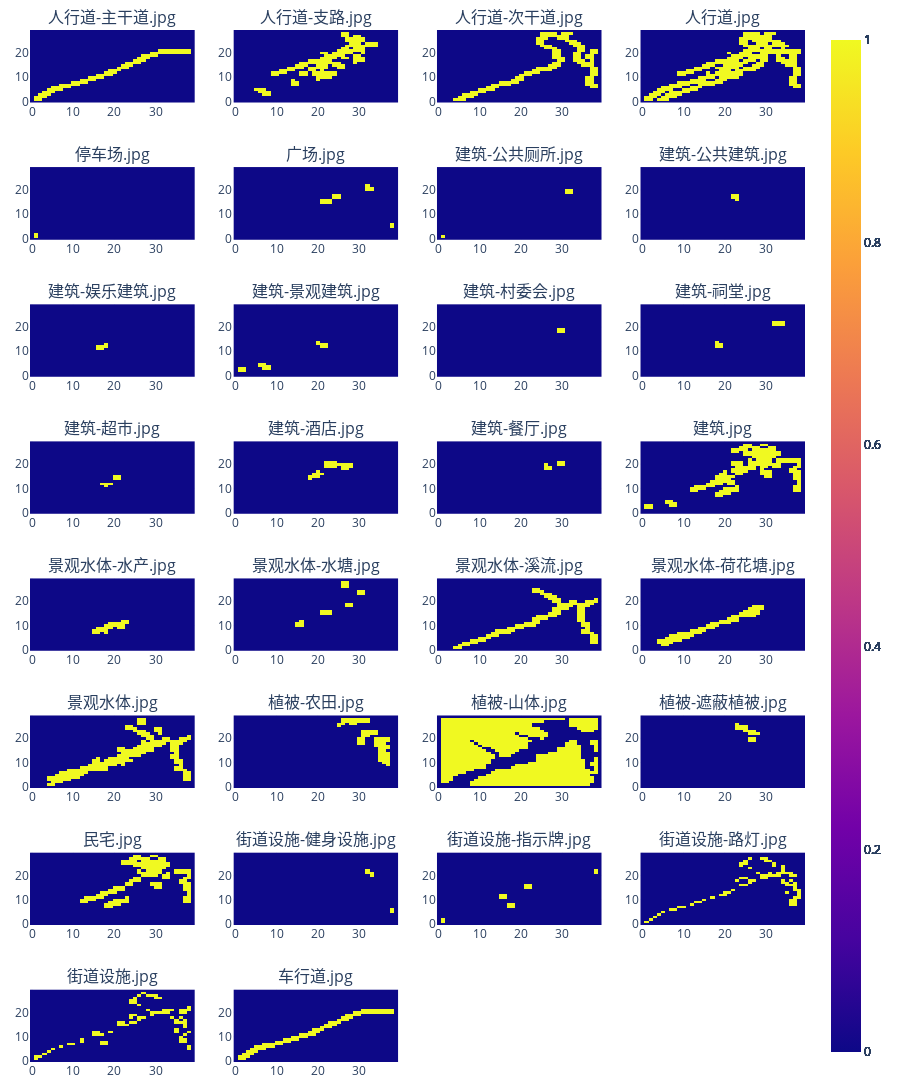

The notebook cell saved with this chart:
### Markdown cell above
### Environments and Features

### Code cell
world.ShowEnvironments()

### Figure 1 — Plotly figure (JSON) as saved in the notebook; plotly's stock layout.template omitted (floating-point values rounded to 4 significant figures; data arrays with more than 128 entries replaced by an {"elided": "..."} marker saying what was removed)
{"data": [{"type": "heatmap", "xaxis": "x", "yaxis": "y", "z": {"elided": "30x40 int values"}}, {"type": "heatmap", "xaxis": "x2", "yaxis": "y2", "z": {"elided": "30x40 int values"}}, {"type": "heatmap", "xaxis": "x3", "yaxis": "y3", "z": {"elided": "30x40 int values"}}, {"type": "heatmap", "xaxis": "x4", "yaxis": "y4", "z": {"elided": "30x40 int values"}}, {"type": "heatmap", "xaxis": "x5", "yaxis": "y5", "z": {"elided": "30x40 int values"}}, {"type": "heatmap", "xaxis": "x6", "yaxis": "y6", "z": {"elided": "30x40 int values"}}, {"type": "heatmap", "xaxis": "x7", "yaxis": "y7", "z": {"elided": "30x40 int values"}}, {"type": "heatmap", "xaxis": "x8", "yaxis": "y8", "z": {"elided": "30x40 int values"}}, {"type": "heatmap", "xaxis": "x9", "yaxis": "y9", "z": {"elided": "30x40 int values"}}, {"type": "heatmap", "xaxis": "x10", "yaxis": "y10", "z": {"elided": "30x40 int values"}}, {"type": "heatmap", "xaxis": "x11", "yaxis": "y11", "z": {"elided": "30x40 int values"}}, {"type": "heatmap", "xaxis": "x12", "yaxis": "y12", "z": {"elided": "30x40 int values"}}, {"type": "heatmap", "xaxis": "x13", "yaxis": "y13", "z": {"elided": "30x40 int values"}}, {"type": "heatmap", "xaxis": "x14", "yaxis": "y14", "z": {"elided": "30x40 int values"}}, {"type": "heatmap", "xaxis": "x15", "yaxis": "y15", "z": {"elided": "30x40 int values"}}, {"type": "heatmap", "xaxis": "x16", "yaxis": "y16", "z": {"elided": "30x40 int values"}}, {"type": "heatmap", "xaxis": "x17", "yaxis": "y17", "z": {"elided": "30x40 int values"}}, {"type": "heatmap", "xaxis": "x18", "yaxis": "y18", "z": {"elided": "30x40 int values"}}, {"type": "heatmap", "xaxis": "x19", "yaxis": "y19", "z": {"elided": "30x40 int values"}}, {"type": "heatmap", "xaxis": "x20", "yaxis": "y20", "z": {"elided": "30x40 int values"}}, {"type": "heatmap", "xaxis": "x21", "yaxis": "y21", "z": {"elided": "30x40 int values"}}, {"type": "heatmap", "xaxis": "x22", "yaxis": "y22", "z": {"elided": "30x40 int values"}}, {"type": "heatmap", "xaxis": "x23", "yaxis": "y23", "z": {"elided": "30x40 int values"}}, {"type": "heatmap", "xaxis": "x24", "yaxis": "y24", "z": {"elided": "30x40 int values"}}, {"type": "heatmap", "xaxis": "x25", "yaxis": "y25", "z": {"elided": "30x40 int values"}}, {"type": "heatmap", "xaxis": "x26", "yaxis": "y26", "z": {"elided": "30x40 int values"}}, {"type": "heatmap", "xaxis": "x27", "yaxis": "y27", "z": {"elided": "30x40 int values"}}, {"type": "heatmap", "xaxis": "x28", "yaxis": "y28", "z": {"elided": "30x40 int values"}}, {"type": "heatmap", "xaxis": "x29", "yaxis": "y29", "z": {"elided": "30x40 int values"}}, {"type": "heatmap", "xaxis": "x30", "yaxis": "y30", "z": {"elided": "30x40 int values"}}], "layout": {"annotations": [{"font": {"size": 16}, "showarrow": false, "text": "人行道-主干道.jpg", "x": 0.1062, "xanchor": "center", "xref": "paper", "y": 1, "yanchor": "bottom", "yref": "paper"}, {"font": {"size": 16}, "showarrow": false, "text": "人行道-支路.jpg", "x": 0.3688, "xanchor": "center", "xref": "paper", "y": 1, "yanchor": "bottom", "yref": "paper"}, {"font": {"size": 16}, "showarrow": false, "text": "人行道-次干道.jpg", "x": 0.6313, "xanchor": "center", "xref": "paper", "y": 1, "yanchor": "bottom", "yref": "paper"}, {"font": {"size": 16}, "showarrow": false, "text": "人行道.jpg", "x": 0.8938, "xanchor": "center", "xref": "paper", "y": 1, "yanchor": "bottom", "yref": "paper"}, {"font": {"size": 16}, "showarrow": false, "text": "停车场.jpg", "x": 0.1062, "xanchor": "center", "xref": "paper", "y": 0.8672, "yanchor": "bottom", "yref": "paper"}, {"font": {"size": 16}, "showarrow": false, "text": "广场.jpg", "x": 0.3688, "xanchor": "center", "xref": "paper", "y": 0.8672, "yanchor": "bottom", "yref": "paper"}, {"font": {"size": 16}, "showarrow": false, "text": "建筑-公共厕所.jpg", "x": 0.6313, "xanchor": "center", "xref": "paper", "y": 0.8672, "yanchor": "bottom", "yref": "paper"}, {"font": {"size": 16}, "showarrow": false, "text": "建筑-公共建筑.jpg", "x": 0.8938, "xanchor": "center", "xref": "paper", "y": 0.8672, "yanchor": "bottom", "yref": "paper"}, {"font": {"size": 16}, "showarrow": false, "text": "建筑-娱乐建筑.jpg", "x": 0.1062, "xanchor": "center", "xref": "paper", "y": 0.7344, "yanchor": "bottom", "yref": "paper"}, {"font": {"size": 16}, "showarrow": false, "text": "建筑-景观建筑.jpg", "x": 0.3688, "xanchor": "center", "xref": "paper", "y": 0.7344, "yanchor": "bottom", "yref": "paper"}, {"font": {"size": 16}, "showarrow": false, "text": "建筑-村委会.jpg", "x": 0.6313, "xanchor": "center", "xref": "paper", "y": 0.7344, "yanchor": "bottom", "yref": "paper"}, {"font": {"size": 16}, "showarrow": false, "text": "建筑-祠堂.jpg", "x": 0.8938, "xanchor": "center", "xref": "paper", "y": 0.7344, "yanchor": "bottom", "yref": "paper"}, {"font": {"size": 16}, "showarrow": false, "text": "建筑-超市.jpg", "x": 0.1062, "xanchor": "center", "xref": "paper", "y": 0.6016, "yanchor": "bottom", "yref": "paper"}, {"font": {"size": 16}, "showarrow": false, "text": "建筑-酒店.jpg", "x": 0.3688, "xanchor": "center", "xref": "paper", "y": 0.6016, "yanchor": "bottom", "yref": "paper"}, {"font": {"size": 16}, "showarrow": false, "text": "建筑-餐厅.jpg", "x": 0.6313, "xanchor": "center", "xref": "paper", "y": 0.6016, "yanchor": "bottom", "yref": "paper"}, {"font": {"size": 16}, "showarrow": false, "text": "建筑.jpg", "x": 0.8938, "xanchor": "center", "xref": "paper", "y": 0.6016, "yanchor": "bottom", "yref": "paper"}, {"font": {"size": 16}, "showarrow": false, "text": "景观水体-水产.jpg", "x": 0.1062, "xanchor": "center", "xref": "paper", "y": 0.4688, "yanchor": "bottom", "yref": "paper"}, {"font": {"size": 16}, "showarrow": false, "text": "景观水体-水塘.jpg", "x": 0.3688, "xanchor": "center", "xref": "paper", "y": 0.4688, "yanchor": "bottom", "yref": "paper"}, {"font": {"size": 16}, "showarrow": false, "text": "景观水体-溪流.jpg", "x": 0.6313, "xanchor": "center", "xref": "paper", "y": 0.4688, "yanchor": "bottom", "yref": "paper"}, {"font": {"size": 16}, "showarrow": false, "text": "景观水体-荷花塘.jpg", "x": 0.8938, "xanchor": "center", "xref": "paper", "y": 0.4688, "yanchor": "bottom", "yref": "paper"}, {"font": {"size": 16}, "showarrow": false, "text": "景观水体.jpg", "x": 0.1062, "xanchor": "center", "xref": "paper", "y": 0.3359, "yanchor": "bottom", "yref": "paper"}, {"font": {"size": 16}, "showarrow": false, "text": "植被-农田.jpg", "x": 0.3688, "xanchor": "center", "xref": "paper", "y": 0.3359, "yanchor": "bottom", "yref": "paper"}, {"font": {"size": 16}, "showarrow": false, "text": "植被-山体.jpg", "x": 0.6313, "xanchor": "center", "xref": "paper", "y": 0.3359, "yanchor": "bottom", "yref": "paper"}, {"font": {"size": 16}, "showarrow": false, "text": "植被-遮蔽植被.jpg", "x": 0.8938, "xanchor": "center", "xref": "paper", "y": 0.3359, "yanchor": "bottom", "yref": "paper"}, {"font": {"size": 16}, "showarrow": false, "text": "民宅.jpg", "x": 0.1062, "xanchor": "center", "xref": "paper", "y": 0.2031, "yanchor": "bottom", "yref": "paper"}, {"font": {"size": 16}, "showarrow": false, "text": "街道设施-健身设施.jpg", "x": 0.3688, "xanchor": "center", "xref": "paper", "y": 0.2031, "yanchor": "bottom", "yref": "paper"}, {"font": {"size": 16}, "showarrow": false, "text": "街道设施-指示牌.jpg", "x": 0.6313, "xanchor": "center", "xref": "paper", "y": 0.2031, "yanchor": "bottom", "yref": "paper"}, {"font": {"size": 16}, "showarrow": false, "text": "街道设施-路灯.jpg", "x": 0.8938, "xanchor": "center", "xref": "paper", "y": 0.2031, "yanchor": "bottom", "yref": "paper"}, {"font": {"size": 16}, "showarrow": false, "text": "街道设施.jpg", "x": 0.1062, "xanchor": "center", "xref": "paper", "y": 0.07031, "yanchor": "bottom", "yref": "paper"}, {"font": {"size": 16}, "showarrow": false, "text": "车行道.jpg", "x": 0.3688, "xanchor": "center", "xref": "paper", "y": 0.07031, "yanchor": "bottom", "yref": "paper"}], "autosize": false, "height": 1600, "margin": {"b": 30, "l": 30, "r": 30, "t": 30}, "title": {"text": ""}, "width": 900, "xaxis": {"anchor": "y", "domain": [0, 0.2125]}, "xaxis10": {"anchor": "y10", "domain": [0.2625, 0.475]}, "xaxis11": {"anchor": "y11", "domain": [0.525, 0.7375]}, "xaxis12": {"anchor": "y12", "domain": [0.7875, 1]}, "xaxis13": {"anchor": "y13", "domain": [0, 0.2125]}, "xaxis14": {"anchor": "y14", "domain": [0.2625, 0.475]}, "xaxis15": {"anchor": "y15", "domain": [0.525, 0.7375]}, "xaxis16": {"anchor": "y16", "domain": [0.7875, 1]}, "xaxis17": {"anchor": "y17", "domain": [0, 0.2125]}, "xaxis18": {"anchor": "y18", "domain": [0.2625, 0.475]}, "xaxis19": {"anchor": "y19", "domain": [0.525, 0.7375]}, "xaxis2": {"anchor": "y2", "domain": [0.2625, 0.475]}, "xaxis20": {"anchor": "y20", "domain": [0.7875, 1]}, "xaxis21": {"anchor": "y21", "domain": [0, 0.2125]}, "xaxis22": {"anchor": "y22", "domain": [0.2625, 0.475]}, "xaxis23": {"anchor": "y23", "domain": [0.525, 0.7375]}, "xaxis24": {"anchor": "y24", "domain": [0.7875, 1]}, "xaxis25": {"anchor": "y25", "domain": [0, 0.2125]}, "xaxis26": {"anchor": "y26", "domain": [0.2625, 0.475]}, "xaxis27": {"anchor": "y27", "domain": [0.525, 0.7375]}, "xaxis28": {"anchor": "y28", "domain": [0.7875, 1]}, "xaxis29": {"anchor": "y29", "domain": [0, 0.2125]}, "xaxis3": {"anchor": "y3", "domain": [0.525, 0.7375]}, "xaxis30": {"anchor": "y30", "domain": [0.2625, 0.475]}, "xaxis31": {"anchor": "y31", "domain": [0.525, 0.7375]}, "xaxis32": {"anchor": "y32", "domain": [0.7875, 1]}, "xaxis4": {"anchor": "y4", "domain": [0.7875, 1]}, "xaxis5": {"anchor": "y5", "domain": [0, 0.2125]}, "xaxis6": {"anchor": "y6", "domain": [0.2625, 0.475]}, "xaxis7": {"anchor": "y7", "domain": [0.525, 0.7375]}, "xaxis8": {"anchor": "y8", "domain": [0.7875, 1]}, "xaxis9": {"anchor": "y9", "domain": [0, 0.2125]}, "yaxis": {"anchor": "x", "domain": [0.9297, 1]}, "yaxis10": {"anchor": "x10", "domain": [0.6641, 0.7344]}, "yaxis11": {"anchor": "x11", "domain": [0.6641, 0.7344]}, "yaxis12": {"anchor": "x12", "domain": [0.6641, 0.7344]}, "yaxis13": {"anchor": "x13", "domain": [0.5312, 0.6016]}, "yaxis14": {"anchor": "x14", "domain": [0.5312, 0.6016]}, "yaxis15": {"anchor": "x15", "domain": [0.5312, 0.6016]}, "yaxis16": {"anchor": "x16", "domain": [0.5312, 0.6016]}, "yaxis17": {"anchor": "x17", "domain": [0.3984, 0.4688]}, "yaxis18": {"anchor": "x18", "domain": [0.3984, 0.4688]}, "yaxis19": {"anchor": "x19", "domain": [0.3984, 0.4688]}, "yaxis2": {"anchor": "x2", "domain": [0.9297, 1]}, "yaxis20": {"anchor": "x20", "domain": [0.3984, 0.4688]}, "yaxis21": {"anchor": "x21", "domain": [0.2656, 0.3359]}, "yaxis22": {"anchor": "x22", "domain": [0.2656, 0.3359]}, "yaxis23": {"anchor": "x23", "domain": [0.2656, 0.3359]}, "yaxis24": {"anchor": "x24", "domain": [0.2656, 0.3359]}, "yaxis25": {"anchor": "x25", "domain": [0.1328, 0.2031]}, "yaxis26": {"anchor": "x26", "domain": [0.1328, 0.2031]}, "yaxis27": {"anchor": "x27", "domain": [0.1328, 0.2031]}, "yaxis28": {"anchor": "x28", "domain": [0.1328, 0.2031]}, "yaxis29": {"anchor": "x29", "domain": [0, 0.07031]}, "yaxis3": {"anchor": "x3", "domain": [0.9297, 1]}, "yaxis30": {"anchor": "x30", "domain": [0, 0.07031]}, "yaxis31": {"anchor": "x31", "domain": [0, 0.07031]}, "yaxis32": {"anchor": "x32", "domain": [0, 0.07031]}, "yaxis4": {"anchor": "x4", "domain": [0.9297, 1]}, "yaxis5": {"anchor": "x5", "domain": [0.7969, 0.8672]}, "yaxis6": {"anchor": "x6", "domain": [0.7969, 0.8672]}, "yaxis7": {"anchor": "x7", "domain": [0.7969, 0.8672]}, "yaxis8": {"anchor": "x8", "domain": [0.7969, 0.8672]}, "yaxis9": {"anchor": "x9", "domain": [0.6641, 0.7344]}}}
